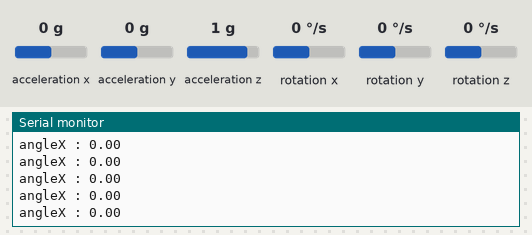
The sketch below on a simulated ESP32. Parts: the last lines printed to the serial monitor. The inputs (shaded band) are chosen by the test bench; at power-on: acceleration y 0 g, acceleration x 0 g, acceleration z 1 g, rotation x 0 °/s, rotation y 0 °/s, rotation z 0 °/s.

Above: at 4.2 s.
4.3 s: acceleration y set to -1.4 g
At 4.9 s:
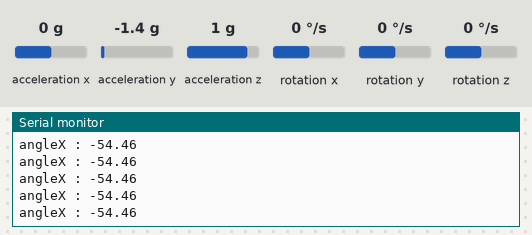
5.8 s: acceleration y set to 0 g
At 6.4 s:
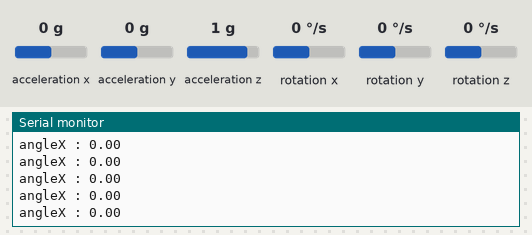
8.8 s: acceleration y set to 0.8 g
At 9.9 s:
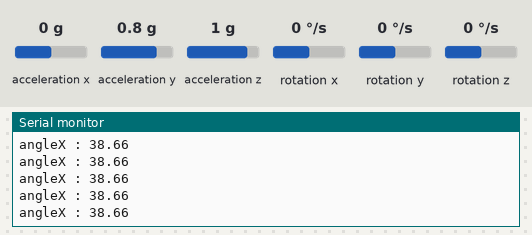
11.8 s: acceleration x set to -1.4 g
At 12.3 s:
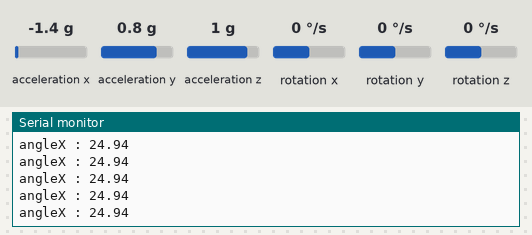
13.3 s: acceleration z set to -1.4 g
At 13.9 s:
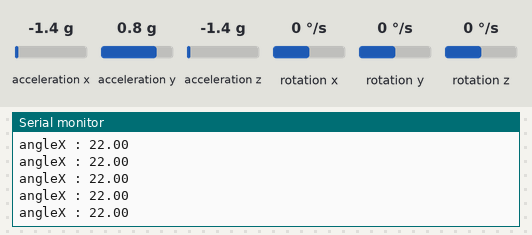
Timing chart, 0 to 15.8 s (numbered marks = the images above; inputs shaded):
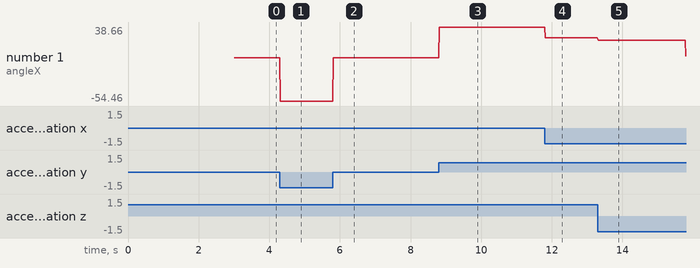

Measured:
- after the input at 4.3 s, the serial monitor: prints a new line at once (image 1)
- after the input at 8.8 s, the serial monitor: prints a new line at once (image 3)
- after the input at 11.8 s, the serial monitor: prints a new line at once (image 4)
- after the input at 13.3 s, the serial monitor: prints a new line at once (image 5)
- plotted number 1: 0 → -54.46 after the input at 4.3 s, 0 → 38.66 after the input at 8.8 s, 38.66 → 24.94 after the input at 11.8 s

The sketch:

Machine_Frame_Balance.ino
```cpp
// 测量小车的机械平衡角度 1.8
#include <MPU6050_tockn.h>
#include <Wire.h>

MPU6050 mpu6050(Wire);
int sda_pin=13;
int scl_pin=15;

void setup() {
  Serial.begin(9600);
  Wire.begin(sda_pin, scl_pin);
  mpu6050.begin();
  mpu6050.calcGyroOffsets(true);
}

void loop() {
  mpu6050.update();
  Serial.print("angleX : ");
  Serial.println(mpu6050.getAngleX());
  // Serial.print("\tangleY : ");
  // Serial.print(mpu6050.getAngleY());
  // Serial.print("\tangleZ : ");
  // Serial.println(mpu6050.getAngleZ());
}
```
